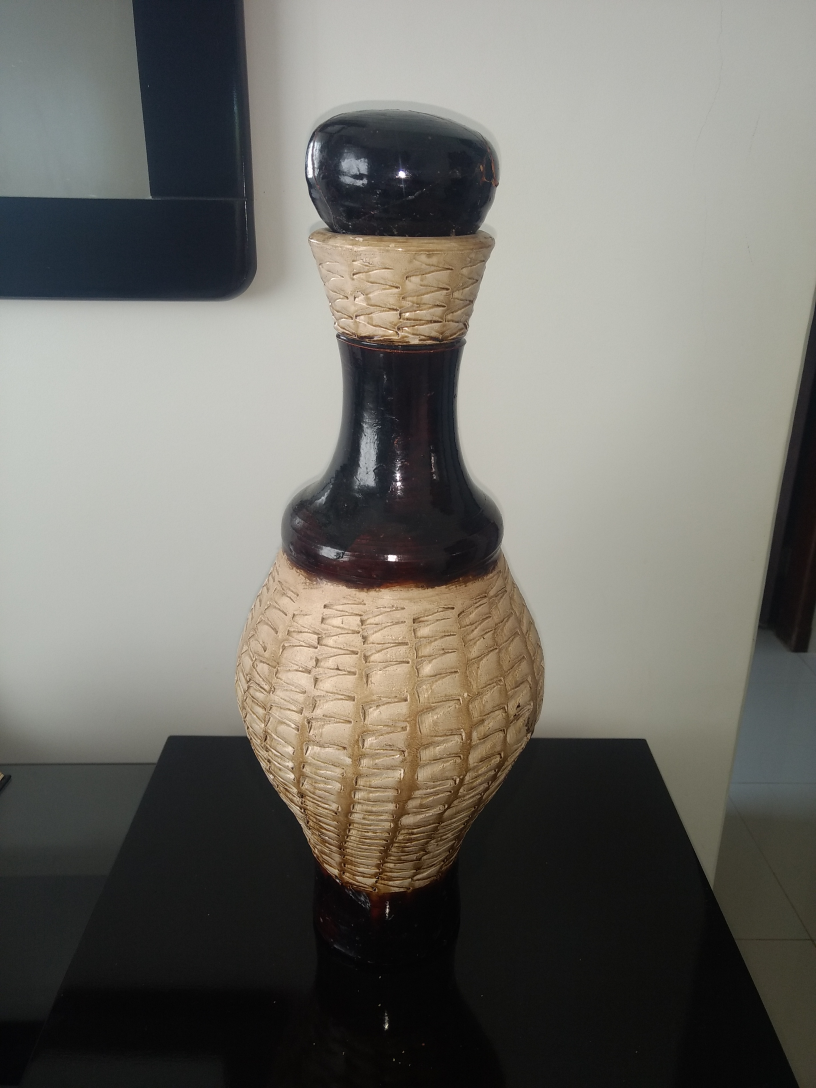
%> input picture trabalho-manipulacaoImagem/8b/im1.jpg, 2448 x 3264 px (shown at 1/3 size); its folder holds 4 pictures in this run
$ octave EST_NOISE.m   (GNU Octave 9; MATLAB toolbox functions it lacks are replaced by stand-ins)
%> lines starting %> are read from the running program, lines starting %| are printed output that depends on the picture
clear all;
close all;

for k = 1:11
    im =  imread(sprintf('im%d.jpg',k));
    im = rgb2gray(im);
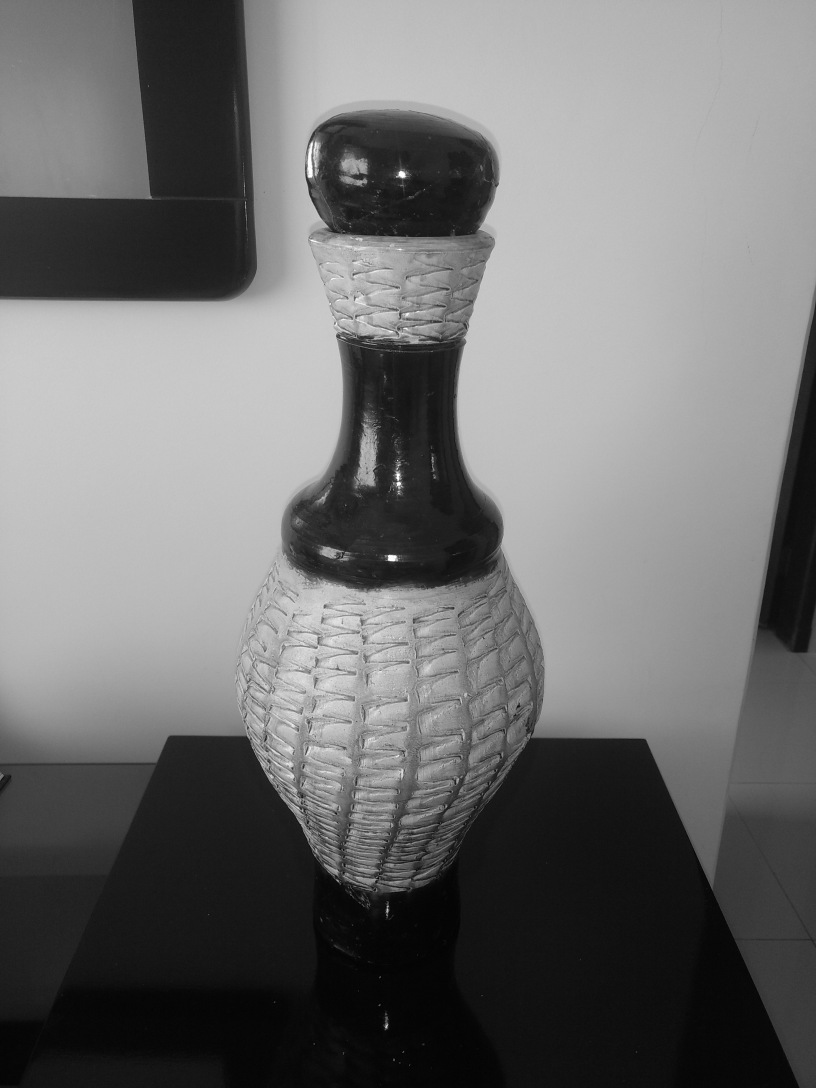
%> im: size 3264x2448 uint8 (shown at 1/3 size); min 0, max 255, mean 110.8
    im = imresize(im,0.1);
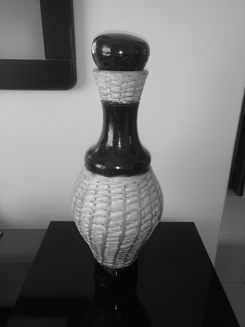
%> im: size 327x245 uint8; min 2, max 255, mean 110.8
    E(:,:,k) = im2double(im);
end
%> pass 2 of the loop `for k = 1:11`:
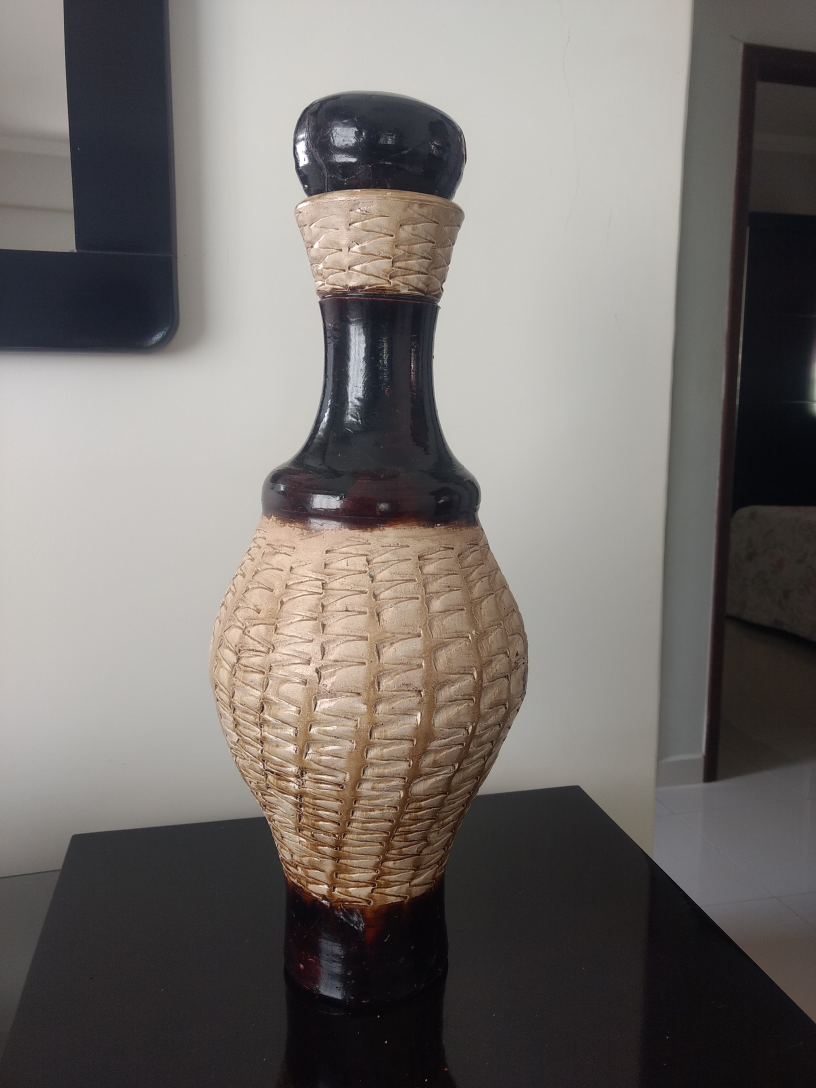
%> input picture trabalho-manipulacaoImagem/8b/im2.jpg, 2448 x 3264 px (shown at 1/3 size)
%> `im = rgb2gray(im);`:
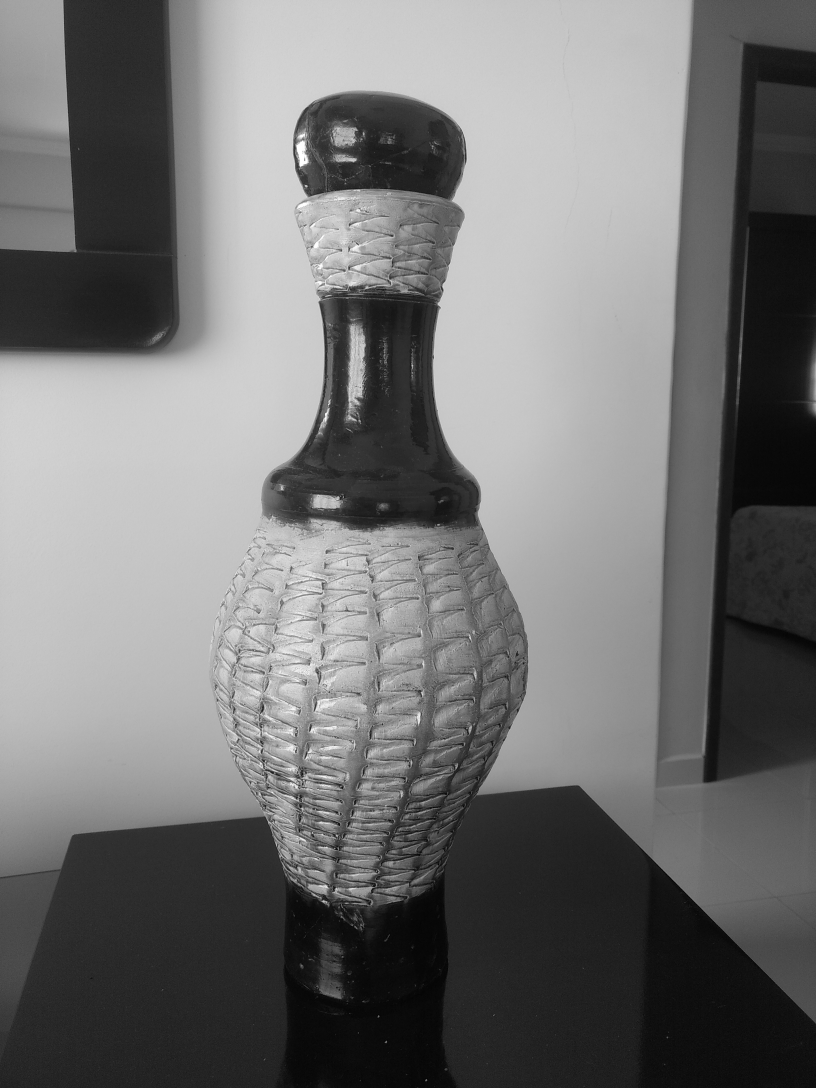
%> im: size 3264x2448 uint8 (shown at 1/3 size); min 0, max 255, mean 114.3
%> `im = imresize(im,0.1);`:
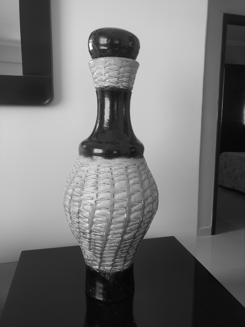
%> im: size 327x245 uint8; min 6, max 255, mean 114.3
%> (the run ends here)
